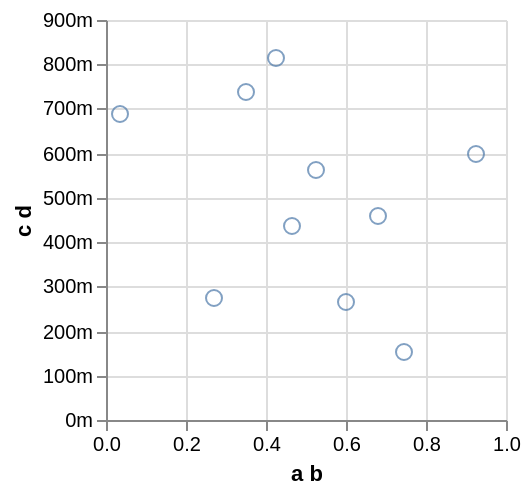

Source (Vega-Lite JSON):
### Vega specification from a JSON file in a GitHub repository (floating-point values rounded to 4 significant figures)
{"$schema": "http://vega.github.io/schema/vega/v3.0.json", "autosize": "pad", "padding": 5, "data": [{"name": "source_0", "values": [{"a b": 0.9229, "c d": 0.5983}, {"a b": 0.682, "c d": 0.46}, {"a b": 0.03553, "c d": 0.6864}, {"a b": 0.3491, "c d": 0.7368}, {"a b": 0.4248, "c d": 0.813}, {"a b": 0.5239, "c d": 0.5616}, {"a b": 0.4668, "c d": 0.4366}, {"a b": 0.2692, "c d": 0.2747}, {"a b": 0.601, "c d": 0.2649}, {"a b": 0.7458, "c d": 0.1544}], "format": {"type": "json", "parse": {"a b": "number", "c d": "number"}}, "transform": [{"type": "filter", "expr": "datum[\"a b\"] !== null && !isNaN(datum[\"a b\"]) && datum[\"c d\"] !== null && !isNaN(datum[\"c d\"])"}]}], "signals": [{"name": "width", "update": "200"}, {"name": "height", "update": "200"}, {"name": "unit", "value": {}, "on": [{"events": "mousemove", "update": "group()._id ? group() : unit"}]}], "marks": [{"name": "nested-main-group", "type": "group", "encode": {"update": {"width": {"signal": "width"}, "height": {"signal": "height"}}}, "marks": [{"name": "marks", "type": "symbol", "role": "point", "from": {"data": "source_0"}, "encode": {"update": {"x": {"scale": "x", "field": "a b"}, "y": {"scale": "y", "field": "c d"}, "stroke": {"value": "#4c78a8"}, "fill": {"value": "transparent"}, "opacity": {"value": 0.7}}}}]}], "scales": [{"name": "x", "type": "linear", "domain": {"data": "source_0", "field": "a b"}, "range": [0, 200], "round": true, "nice": true, "zero": true}, {"name": "y", "type": "linear", "domain": {"data": "source_0", "field": "c d"}, "range": [200, 0], "round": true, "nice": true, "zero": true}], "axes": [{"scale": "x", "format": "s", "orient": "bottom", "tickCount": 5, "title": "a b", "zindex": 1}, {"scale": "x", "domain": false, "format": "s", "grid": true, "labels": false, "orient": "bottom", "tickCount": 5, "ticks": false, "zindex": 0, "gridScale": "y"}, {"scale": "y", "format": "s", "orient": "left", "title": "c d", "zindex": 1}, {"scale": "y", "domain": false, "format": "s", "grid": true, "labels": false, "orient": "left", "ticks": false, "zindex": 0, "gridScale": "x"}]}
